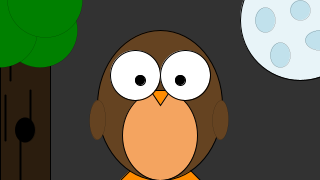
Frame 1 (no input)
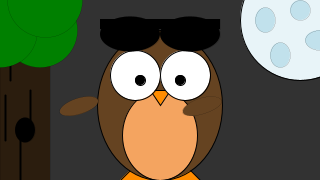
Frame 60 (the mouse pressed at the canvas centre just before this capture)
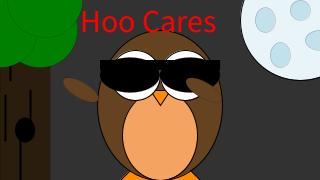
Frame 120 (the mouse held since frame 60 and released just before this capture)

The Processing sketch that drew these frames (run headless with seeded random() and noise(); from frame 60 on, the mouse is pressed at the canvas centre):

// Processing sketch: Miniet_Oscar_hw2
// ── Miniet_Oscar_hw2.pde
public int i = 0;
public int stay = 0;
void setup() {
  size(320, 180);
  textSize(32);
  rectMode(CENTER);
  frameRate(25);
}
void draw() {
  background(50);
  //tree
  fill(#2b1d0e);  //trunk
  quad(0, 0, 50, 0, 50, 180, 0, 180);
  strokeWeight(2);  //lines
  line(10, 40, 10, 80);
  line(30, 90, 30, 120);
  line(20, 120, 20, 180);
  line(5, 95, 5, 140);
  fill(#008000);
  strokeWeight(0);  //leaves

  ellipse(40, 30, 75, 75);
  ellipse(0, 30, 75, 75);
  ellipse(45, 0, 75, 75);
  fill(0);  //hole
  ellipse(25, 130, 20, 25);

  strokeWeight(1);

  //feet
  fill(#FF8C00);
  quad(120, 180, 130, 170, 150, 170, 150, 180);//left
  quad(200, 180, 190, 170, 170, 170, 170, 180);//right

  //body
  fill(#654321);
  ellipse(160, 105, 125, 150);

  fill(#f4a460);
  ellipse(160, 135, 75, 90);

  //beak
  fill(#FF8C00);
  triangle(150, 90, 170, 90, 160, 105);

  //eyes
  fill(255, 255, 255);
  ellipse(135, 75, 50, 50);
  ellipse(185, 75, 50, 50);
  fill(0);
  ellipse(140, 80, 10, 10);
  ellipse(180, 80, 10, 10);

  //moon
  fill(#e8f4f8);
  ellipse(300, 20, 120, 120);

  fill(#c1e1ec);
  strokeWeight(0);
  ellipse(300, 10, 20, 20);
  ellipse(280, 55, 20, 25);
  ellipse(320, 40, 30, 20);
  ellipse(265, 20, 20, 25);
  
  
  //wings and glasses
  
  fill(0);
  if (i <= 100) {
    rect(160, -35 + i, 120, 10);
    ellipse(130, -25 + i, 60, 35);
    ellipse(190, -25 + i, 60, 35);
  }
  if(i == 100){
    stay ++;
    fill(255,0,0);
    text("Hoo Cares",80,32);
  }
  else i ++;
  if (stay > 50 ) {
    i = 0;
    stay = 0;
  }
  
  pushMatrix();  //95, 115
  
  translate(98,100);
  rotate((float)(i)/ 100.0 * (4 * PI/6));
  fill(#654321);
  ellipse(0, 20, 16, 40);
  
  popMatrix();
  //right wing
  pushMatrix();
  
  translate(221,100);//225,95
  rotate((float)(i)/ 100.0 * (4 * PI/6));
  ellipse(0, 20, 16, 40);
  popMatrix();
  
}
